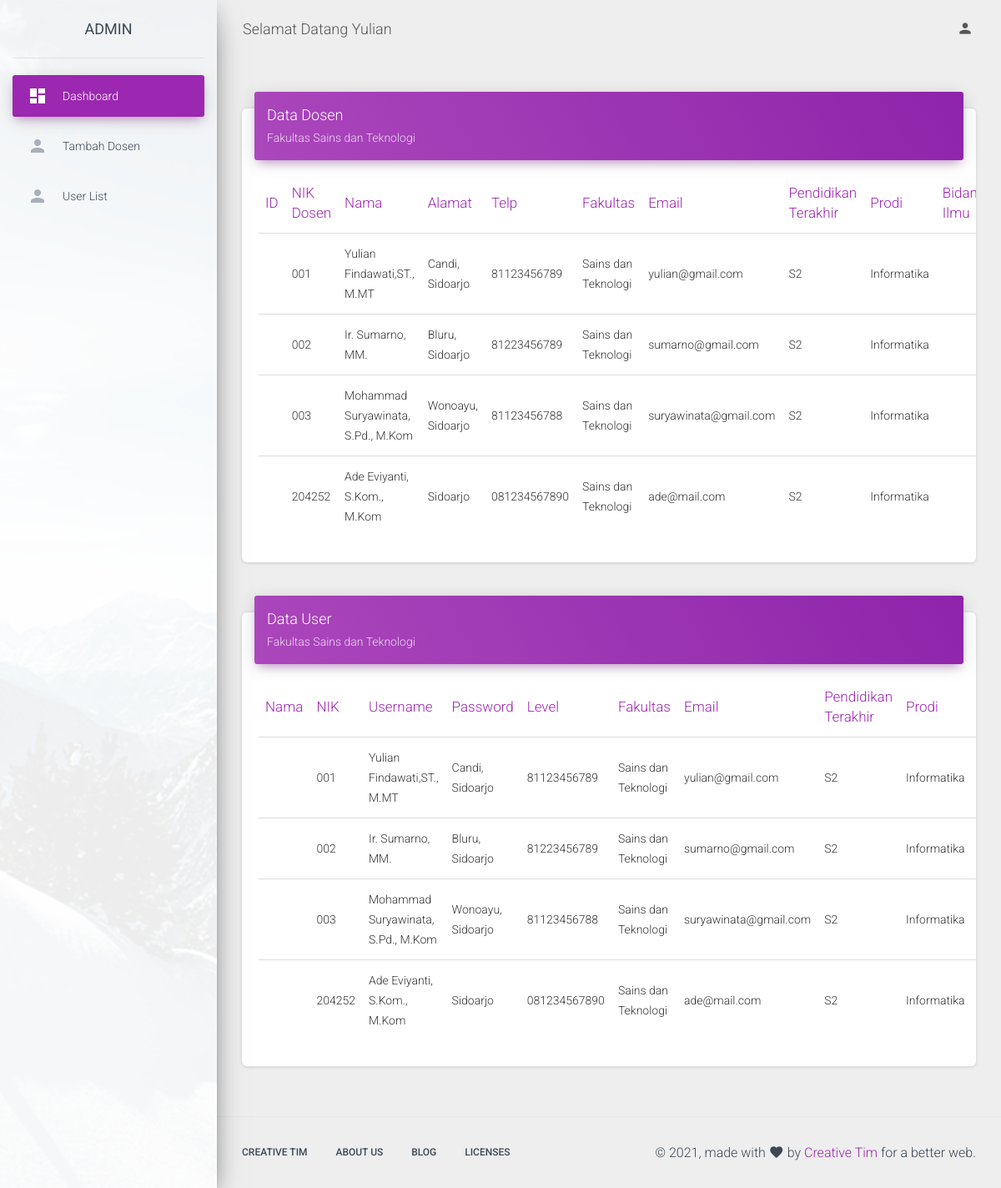
Page /dashboard_admin (signed in) on the committed database.
### tables this page shows
CREATE TABLE "users" (
	"name"	TEXT,
	"nik"	TEXT,
	"username"	TEXT,
	"password"	TEXT,
	"level"	TEXT
);

CREATE TABLE "dosen" (
	"nik_dosen"	TEXT,
	"dosbim"	TEXT,
	"alamat"	TEXT,
	"telp"	TEXT,
	"fakultas"	TEXT,
	"email_dosbim"	TEXT,
	"pend_terakhir"	TEXT,
	"prodi"	TEXT,
	"bid_ilmu"	TEXT,
	"spesialisasi"	TEXT,
	"bhs_program"	TEXT
);

### my_app.py (the view)
@app.route('/dashboard_admin')
def dashboard_admin():
	nik_session = session['nik']
	con=lite.connect("skripsiDB.db")
	con.row_factory = lite.Row
	cur = con.cursor()
	cur.execute("select * from dosen")
	rows = cur.fetchall()
	cur.execute("select * from users where nik=(?)", [nik_session])
	user = cur.fetchall()
	namauser = user[0][2]
	return render_template("dashboard_admin.html", rows = rows, session_nik=nik_session, levelakses=session['levelakses'], namauser=namauser)

### templates/dashboard_admin.html (shortened to what this page needs)
<!DOCTYPE html>
<html lang="en">
<head>
  <link rel="stylesheet" href="https://maxcdn.bootstrapcdn.com/font-awesome/latest/css/font-awesome.min.css">
  <link href="../static/css/material-dashboard.css?v=2.1.2" rel="stylesheet" />
</head>
<body class="">
  <div class="wrapper ">
    <div class="sidebar" data-color="purple" data-background-color="white" data-image="../static/img/sidebar-1.jpg">
      <div class="logo"><a href="http://www.creative-tim.com" class="simple-text logo-normal">
          Admin
        </a></div>
      <div class="sidebar-wrapper">
        <ul class="nav">
          <li class="nav-item active  ">
            <a class="nav-link" href="{{ url_for('dashboard_admin') }}">
              <i class="material-icons">dashboard</i>
              <p>Dashboard</p>
            </a>
          </li>
          <li class="nav-item ">
            <a class="nav-link" href="{{ url_for('add_data_dosen') }}">
              <i class="material-icons">person</i>
              <p>Tambah Dosen</p>
            </a>
          </li>
          <li class="nav-item ">
            <a class="nav-link" href="{{ url_for('showuserlist') }}">
              <i class="material-icons">person</i>
              <p>User List</p>
            </a>
          </li>
        </ul>
      </div>
    </div>
    <div class="main-panel">
      <nav class="navbar navbar-expand-lg navbar-transparent navbar-absolute fixed-top ">
        <div class="container-fluid">
          <div class="navbar-wrapper">
            <a class="navbar-brand" href="javascript:;">Selamat Datang {{ namauser }}</a>
          </div>
          <div class="collapse navbar-collapse justify-content-end">
            <ul class="navbar-nav">
              <li class="nav-item dropdown">
                <a class="nav-link" href="javascript:;" id="navbarDropdownProfile" data-toggle="dropdown" aria-haspopup="true" aria-expanded="false">
                  <i class="material-icons">person</i>
                </a>
              </li>
            </ul>
          </div>
        </div>
      </nav>
      <div class="content">
        <div class="container-fluid">
          <div class="row">
            <div class="col-lg-12 col-md-12">
              <div class="card">
                <div class="card-header card-header-primary">
                  <h4 class="card-title">Data Dosen</h4>
                  <p class="card-category">Fakultas Sains dan Teknologi</p>
                </div>
                <div class="card-body table-responsive">
                  <table class="table table-hover">
                    <thead class="text-primary">
                      <th>ID</th>
                      <th>NIK Dosen</th>
                      <th>Nama</th>
                      <th>Alamat</th>
                      <th>Telp</th>
                      <th>Fakultas</th>
                      <th>Email</th>
                      <th>Pendidikan Terakhir</th>
                      <th>Prodi</th>
                      <th>Bidang Ilmu</th>
                    </thead>
                    <tbody>
                      {% for item in rows %}
                      <tr>
                        <td></td>
                        <td>{{ item['nik_dosen'] }}</td>
                        <td>{{ item['dosbim'] }}</td>
                        <td>{{ item['alamat'] }}</td>
                        <td>{{ item['telp'] }}</td>
                        <td>{{ item['fakultas'] }}</td>
                        <td>{{ item['email_dosbim'] }}</td>
                        <td>{{ item['pend_terakhir'] }}</td>
                        <td>{{ item['prodi'] }}</td>
                        <td>{{ item['bid_ilnu'] }}</td>
                      </tr>
                      {% endfor %}
                    </tbody>
                  </table>
                </div>
              </div>
            </div>
          </div>
                    <div class="row">
            <div class="col-lg-12 col-md-12">
              <div class="card">
                <div class="card-header card-header-primary">
                  <h4 class="card-title">Data User</h4>
                  <p class="card-category">Fakultas Sains dan Teknologi</p>
                </div>
                <div class="card-body table-responsive">
                  <table class="table table-hover">
                    <thead class="text-primary">
                      <th>Nama</th>
                      <th>NIK</th>
                      <th>Username</th>
                      <th>Password</th>
                      <th>Level</th>
                      <th>Fakultas</th>
                      <th>Email</th>
                      <th>Pendidikan Terakhir</th>
                      <th>Prodi</th>
                      <th>Bidang Ilmu</th>
                    </thead>
                    <tbody>
                      {% for item in rows %}
                      <tr>
                        <td></td>
                        <td>{{ item['nik_dosen'] }}</td>
                        <td>{{ item['dosbim'] }}</td>
                        <td>{{ item['alamat'] }}</td>
                        <td>{{ item['telp'] }}</td>
                        <td>{{ item['fakultas'] }}</td>
                        <td>{{ item['email_dosbim'] }}</td>
                        <td>{{ item['pend_terakhir'] }}</td>
                        <td>{{ item['prodi'] }}</td>
                        <td>{{ item['bid_ilnu'] }}</td>
                      </tr>
                      {% endfor %}
                    </tbody>
                  </table>
                </div>
              </div>
            </div>
          </div>
        </div>
      </div>
      <footer class="footer">
        <div class="container-fluid">
          <nav class="float-left">
            <ul>
              <li>
                <a href="https://www.creative-tim.com">
                  Creative Tim
                </a>
              </li>
              <li>
                <a href="https://creative-tim.com/presentation">
                  About Us
                </a>
              </li>
              <li>
                <a href="http://blog.creative-tim.com">
                  Blog
                </a>
              </li>
              <li>
                <a href="https://www.creative-tim.com/license">
                  Licenses
                </a>
              </li>
            </ul>
          </nav>
          <div class="copyright float-right">
            &copy;
            , made with <i class="material-icons">favorite</i> by
            <a href="https://www.creative-tim.com" target="_blank">Creative Tim</a> for a better web.
          </div>
        </div>
      </footer>
    </div>
  </div>
</body>
</html>

### rows in the picture
users: username "Yulian"
dosen: nik_dosen "001", dosbim "Yulian Findawati,ST., M.MT", alamat "Candi, Sidoarjo", telp "81123456789", fakultas "Sains dan Teknologi", email_dosbim "yulian@gmail.com", pend_terakhir "S2", prodi "Informatika"
dosen: nik_dosen "002", dosbim "Ir. Sumarno, MM.", alamat "Bluru, Sidoarjo", telp "81223456789", fakultas "Sains dan Teknologi", email_dosbim "sumarno@gmail.com", pend_terakhir "S2", prodi "Informatika"
dosen: nik_dosen "003", dosbim "Mohammad Suryawinata, S.Pd., M.Kom", alamat "Wonoayu, Sidoarjo", telp "81123456788", fakultas "Sains dan Teknologi", email_dosbim "suryawinata@gmail.com", pend_terakhir "S2", prodi "Informatika"
dosen: nik_dosen "204252", dosbim "Ade Eviyanti, S.Kom., M.Kom", alamat "Sidoarjo", telp "081234567890", fakultas "Sains dan Teknologi", email_dosbim "ade@mail.com", pend_terakhir "S2", prodi "Informatika"
